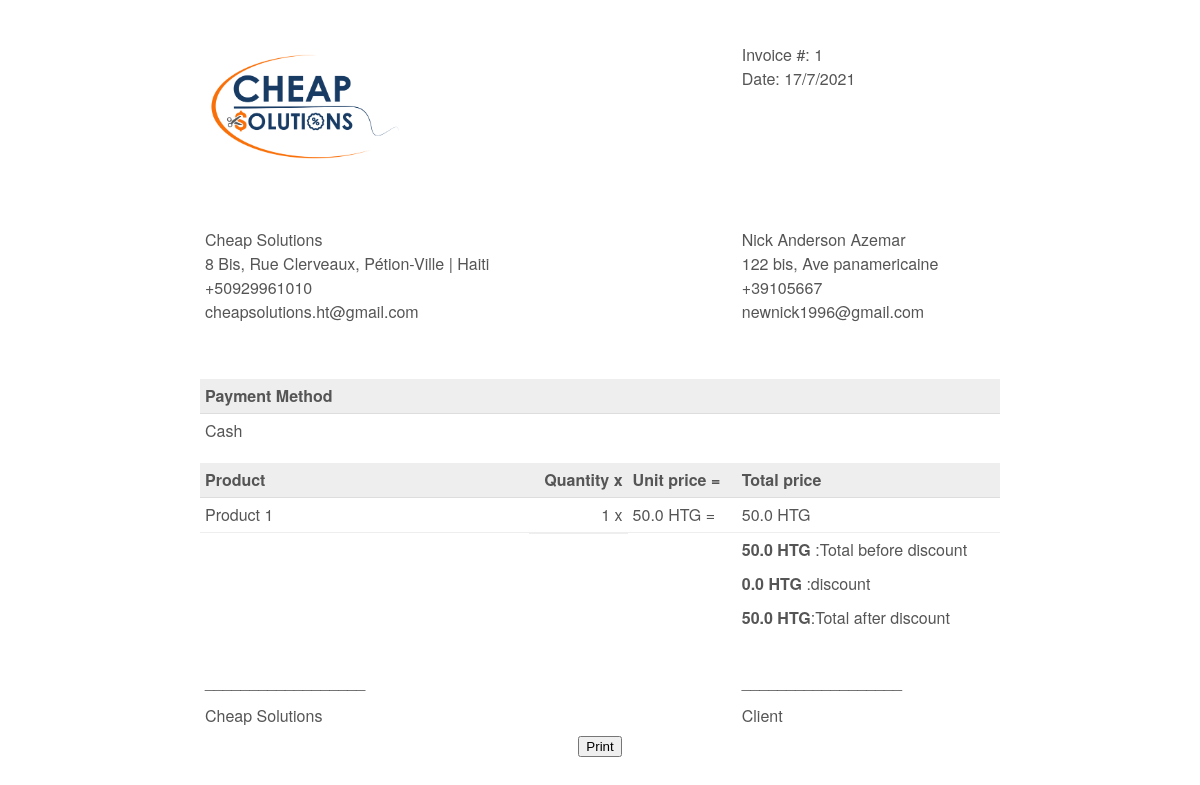
/invoices/invoice/printed/1/ (signed in), run on the app's committed database.
### dashboard/models.py (models this page shows, shortened)
class Invoice(models.Model):
    client = models.ForeignKey(Customer, on_delete=models.SET_NULL, null=True)
    name_backup = models.CharField(max_length=500, null = True)
    email_backup = models.EmailField(max_length=254, null=True)
    phone_backup = models.PositiveIntegerField(null=True)
    address_backup = models.CharField(max_length=500, null=True )
    PoNumber = models.IntegerField('P.O Number',null=True)
    PaymentType = models.CharField('Payment Type',
                                   max_length=50,
                                   choices=Payment_Type,
                                   null=True)
    Date   = models.DateTimeField('Date',
                              default=datetime.now, blank=True
                              )
    Total = models.FloatField(null=True, default = 0.0)
    discount = models.FloatField('Discount',null=True, default = 0.0)
    Balance = models.FloatField(null=True)
    currency = models.CharField(max_length=50, choices=Currency_Category,default='HTG',null=True)
    class Meta:
        ordering = ('Date',)

class InvoiceProduct(models.Model):
    Invoice = models.ForeignKey(Invoice, on_delete=models.CASCADE, null=True)
    Product = models.ForeignKey(Product, on_delete=models.SET_NULL, null=True)
    productName = models.CharField(max_length=500,  null=True)
    quantity = models.PositiveIntegerField(null=True)
    dueQuantity = models.PositiveIntegerField('Due Qtty', default=0, null=True)
    price = models.FloatField(null=True)
    Total = models.FloatField(null=True)

### dashboard/decorators.py (the view)
        def wrapper(request, *args, **kwargs):
            group = None
            if request.user.groups.exists():
                group = request.user.groups.all()[0].name
            if group in allowed_roles:
                return view_func(request, *args, **kwargs)
            else:
                return HttpResponse('You are not authorized to view this page')

### dashboard/views.py (called while the page is built)
@login_required(login_url='user-login')
@allowed_users(allowed_roles=['Admin'])
def invoices_printed(request, pk):
  invoice_product = InvoiceProduct.objects.all()
  invoice_to_be_printed = Invoice.objects.get(id=pk)
  total_after_discount = invoice_to_be_printed.Total - invoice_to_be_printed.discount
  context = {
            'total_after_discount':total_after_discount,
            'invoice': invoice_to_be_printed,
            'invoice_product': invoice_product
            }
  return render(request, 'dashboard/invoice_printed.html', context)

### templates/dashboard/invoice_printed.html (shortened to what this page needs)
<!DOCTYPE html>
{% load static %}
<html lang="en">
	<head>
	</head>
	<body>
		<div class="invoice-box">
			<table>
				<tr class="top">
			  <td class="title">
									<img src="{% static '/img/Cheap solution logo.png' %}" alt="Cheap Solutions" style="width: 75%; max-width: 200px" />
				</td>
          <td></td>
          <td></td>
					<td>
              Invoice #: {{invoice.id}}<br />
						  Date: {{invoice.Date.day}}/{{invoice.Date.month}}/{{invoice.Date.year}}<br />
          </td>
				</tr>
        <tr class="">
					<td></td>
          <td></td>
          <td></td>
					<td></td>
				</tr>
        <tr class="">
					<td></td>
          <td></td>
          <td></td>
					<td></td>
				</tr>
        <tr class="">
					<td></td>
          <td></td>
          <td></td>
					<td></td>
				</tr>
        <tr class="">
					<td></td>
          <td></td>
          <td></td>
					<td></td>
				</tr>
				<tr class="information">
					<td>
						Cheap Solutions<br />
					  8 Bis, Rue Clerveaux, Pétion-Ville | Haiti <br />
						+50929961010 <br />
            cheapsolutions.ht@gmail.com
					</td>
          <td></td>
          <td></td>
					<td>
              {{invoice.name_backup}}<br/>
							{{invoice.address_backup}}<br/>
							+{{invoice.phone_backup}}<br/>
              {{invoice.email_backup}}
          </td>
        </tr>
        <tr class="">
					<td></td>
          <td></td>
          <td></td>
					<td></td>
				</tr>
        <tr class="">
					<td></td>
          <td></td>
          <td></td>
					<td></td>
				</tr>
        <tr class="">
					<td></td>
          <td></td>
          <td></td>
					<td></td>
				</tr>
        <tr class="">
					<td></td>
          <td></td>
          <td></td>
					<td></td>
				</tr>
        <tr class="">
					<td></td>
          <td></td>
          <td></td>
					<td></td>
				</tr>
				<tr class="heading">
					<td>Payment Method</td>
          <td></td>
          <td></td>
					<td></td>
				</tr>
				<tr class="details">
					<td>{{invoice.PaymentType}}</td>
          <td></td>
          <td></td>
					<td></td>
				</tr>
				<tr class="heading">
					<td>Product</td>
          <td>Quantity x</td>
					<td>Unit price =</td>
          <td>Total price</td>
				</tr>
         {% for product in invoice_product %}
              {% if product.Invoice.id == invoice.id %}
                <tr class="item">
                  <td>{{product.productName}}</td>
                  <td>{{product.quantity}} x</td>
                  <td>{{product.price}} {{invoice.currency}} =</td>
                  <td>{{product.Total}} {{invoice.currency}}</td>
                </tr>
              {% endif %}
         {% endfor %}
				<tr class="total">
					<td></td>
          <td></td>
          <td></td>
					<td ><b>{{invoice.Total}} {{invoice.currency}}</b> :Total before discount</td>
				</tr>
        <tr class="">
					<td></td>
          <td></td>
          <td></td>
					<td><b>{{invoice.discount}} {{invoice.currency}}</b> :discount</td>
				</tr>
         <tr class="">
					<td></td>
          <td></td>
          <td></td>
					<td><b>{{total_after_discount}} {{invoice.currency}}</b>:Total after discount</td>
				</tr>
        <tr class="">
					<td></td>
          <td></td>
          <td></td>
					<td></td>
				</tr>
        <tr class="">
					<td></td>
          <td></td>
          <td></td>
					<td></td>
				</tr>
        <tr class="">
					<td></td>
          <td></td>
          <td></td>
					<td></td>
				</tr>
       <tr class="">
					<td>__________________</td>
          <td></td>
          <td></td>
					<td>__________________</td>
				</tr>
       <tr class="">
					<td>Cheap Solutions</td>
          <td></td>
          <td></td>
					<td>Client</td>
				</tr>
			</table>
      <button onclick="window.print()">Print</button>
		</div>
	</body>
</html>

### templates/dashboard/invoice_printed.html (style rules this page uses)
body { font-family: 'Helvetica Neue', 'Helvetica', Helvetica, Arial, sans-serif; text-align: center; color: #777; }
.invoice-box { max-width: 800px; margin: auto; padding: 30px; border: 0px solid #eee; box-shadow: 0 0 0px rgba(0, 0, 0, 0.15); font-size: 16px; line-height: 24px; font-family: 'Helvetica Neue', 'Helvetica', Helvetica, Arial, sans-serif; color: #555; }
.invoice-box table { width: 100%; line-height: inherit; text-align: left; border-collapse: collapse; }
.invoice-box table td { padding: 5px; vertical-align: top; }
.invoice-box table tr td:nth-child(2) { text-align: right; }
.invoice-box table tr.heading td { background: #eee; border-bottom: 1px solid #ddd; font-weight: bold; }
.invoice-box table tr.details td { padding-bottom: 20px; }
.invoice-box table tr.item td { border-bottom: 1px solid #eee; }
.invoice-box table tr.total td:nth-child(2) { border-top: 2px solid #eee; font-weight: bold; }

### data on the page
Invoice: id "1", Date.day "17", Date.month "7", Date.year "2021", name_backup "Nick Anderson Azemar", address_backup "122 bis, Ave panamericaine", phone_backup "39105667", email_backup "newnick1996@gmail.com", PaymentType "Cash", currency "HTG", Total "50.0", discount "0.0"
InvoiceProduct: productName "Product 1", quantity "1", price "50.0", Total "50.0"

### other printed values
{{ total_after_discount }} "50.0"
